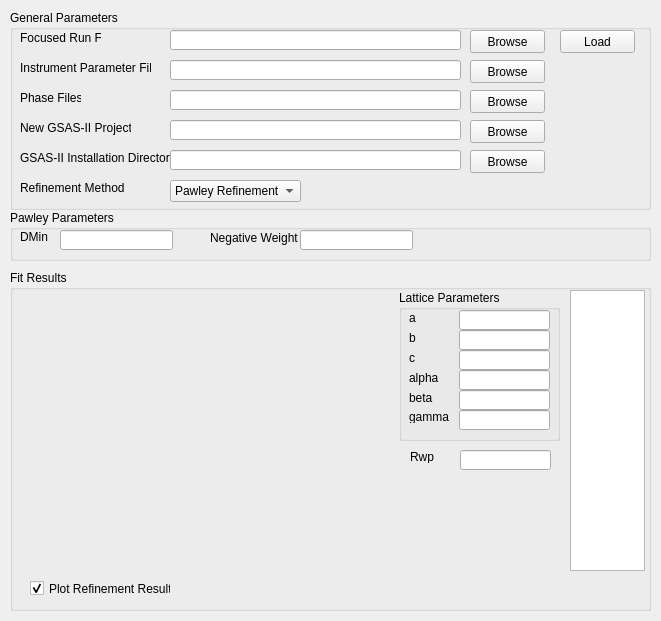
<?xml version="1.0" encoding="UTF-8"?>
<ui version="4.0">
 <class>Form</class>
 <widget class="QWidget" name="Form">
  <property name="windowTitle">
   <string>Form</string>
  </property>
  <widget class="QGroupBox" name="groupBox_generalParams">
   <property name="geometry">
    <rect>
     <x>10</x>
     <y>10</y>
     <width>641</width>
     <height>200</height>
    </rect>
   </property>
   <property name="title">
    <string>General Parameters</string>
   </property>
   <widget class="QLabel" name="label_runFile">
    <property name="geometry">
     <rect>
      <x>10</x>
      <y>20</y>
      <width>81</width>
      <height>16</height>
     </rect>
    </property>
    <property name="toolTip">
     <string>Nexus file containing a spectrum focused using EnggFocus or the Focus tab</string>
    </property>
    <property name="text">
     <string>Focused Run File</string>
    </property>
   </widget>
   <widget class="QLineEdit" name="lineEdit_runFile">
    <property name="geometry">
     <rect>
      <x>160</x>
      <y>20</y>
      <width>291</width>
      <height>20</height>
     </rect>
    </property>
   </widget>
   <widget class="QPushButton" name="pushButton_browseRunFile">
    <property name="geometry">
     <rect>
      <x>460</x>
      <y>20</y>
      <width>75</width>
      <height>23</height>
     </rect>
    </property>
    <property name="text">
     <string>Browse</string>
    </property>
   </widget>
   <widget class="QPushButton" name="pushButton_loadRun">
    <property name="geometry">
     <rect>
      <x>550</x>
      <y>20</y>
      <width>75</width>
      <height>23</height>
     </rect>
    </property>
    <property name="text">
     <string>Load</string>
    </property>
   </widget>
   <widget class="QLabel" name="label_instParamsFile">
    <property name="geometry">
     <rect>
      <x>10</x>
      <y>50</y>
      <width>131</width>
      <height>16</height>
     </rect>
    </property>
    <property name="toolTip">
     <string>GSAS-style instrument file (extension *.prm)</string>
    </property>
    <property name="text">
     <string>Instrument Parameter File</string>
    </property>
   </widget>
   <widget class="QLineEdit" name="lineEdit_instParamsFile">
    <property name="geometry">
     <rect>
      <x>160</x>
      <y>50</y>
      <width>291</width>
      <height>20</height>
     </rect>
    </property>
   </widget>
   <widget class="QPushButton" name="pushButton_browseInstParams">
    <property name="geometry">
     <rect>
      <x>460</x>
      <y>50</y>
      <width>75</width>
      <height>23</height>
     </rect>
    </property>
    <property name="text">
     <string>Browse</string>
    </property>
   </widget>
   <widget class="QLabel" name="label_phaseFiles">
    <property name="geometry">
     <rect>
      <x>10</x>
      <y>80</y>
      <width>61</width>
      <height>16</height>
     </rect>
    </property>
    <property name="toolTip">
     <string>*.cif files containing the phases to refine</string>
    </property>
    <property name="text">
     <string>Phase Files</string>
    </property>
   </widget>
   <widget class="QLineEdit" name="lineEdit_phaseFiles">
    <property name="geometry">
     <rect>
      <x>160</x>
      <y>80</y>
      <width>291</width>
      <height>20</height>
     </rect>
    </property>
   </widget>
   <widget class="QPushButton" name="pushButton_browsePhaseFiles">
    <property name="geometry">
     <rect>
      <x>460</x>
      <y>80</y>
      <width>75</width>
      <height>23</height>
     </rect>
    </property>
    <property name="text">
     <string>Browse</string>
    </property>
   </widget>
   <widget class="QLabel" name="label_gsasProjPath">
    <property name="geometry">
     <rect>
      <x>10</x>
      <y>110</y>
      <width>111</width>
      <height>16</height>
     </rect>
    </property>
    <property name="toolTip">
     <string>The name of a new *.gpx project to write refinement results out to. This can be opened and used for more complex refinements in GSAS-II</string>
    </property>
    <property name="text">
     <string>New GSAS-II Project</string>
    </property>
   </widget>
   <widget class="QLineEdit" name="lineEdit_gsasProjPath">
    <property name="geometry">
     <rect>
      <x>160</x>
      <y>110</y>
      <width>291</width>
      <height>20</height>
     </rect>
    </property>
   </widget>
   <widget class="QPushButton" name="pushButton_gsasProjPath">
    <property name="geometry">
     <rect>
      <x>460</x>
      <y>110</y>
      <width>75</width>
      <height>23</height>
     </rect>
    </property>
    <property name="text">
     <string>Browse</string>
    </property>
   </widget>
   <widget class="QLabel" name="label_gsasHome">
    <property name="geometry">
     <rect>
      <x>10</x>
      <y>140</y>
      <width>151</width>
      <height>16</height>
     </rect>
    </property>
    <property name="toolTip">
     <string>Directory containing GSAS-II installation. This directory must contain GSASIIscriptable.py</string>
    </property>
    <property name="text">
     <string>GSAS-II Installation Directory</string>
    </property>
   </widget>
   <widget class="QLineEdit" name="lineEdit_gsasHome">
    <property name="geometry">
     <rect>
      <x>160</x>
      <y>140</y>
      <width>291</width>
      <height>20</height>
     </rect>
    </property>
   </widget>
   <widget class="QPushButton" name="pushButton_browseGSASHome">
    <property name="geometry">
     <rect>
      <x>460</x>
      <y>140</y>
      <width>75</width>
      <height>23</height>
     </rect>
    </property>
    <property name="text">
     <string>Browse</string>
    </property>
   </widget>
   <widget class="QLabel" name="label_refinementMethod">
    <property name="geometry">
     <rect>
      <x>10</x>
      <y>170</y>
      <width>111</width>
      <height>16</height>
     </rect>
    </property>
    <property name="toolTip">
     <string>Rietveld or Pawley</string>
    </property>
    <property name="text">
     <string>Refinement Method</string>
    </property>
   </widget>
   <widget class="QComboBox" name="comboBox_refinementMethod">
    <property name="geometry">
     <rect>
      <x>160</x>
      <y>170</y>
      <width>131</width>
      <height>22</height>
     </rect>
    </property>
    <property name="editable">
     <bool>false</bool>
    </property>
    <property name="currentText">
     <string>Pawley Refinement</string>
    </property>
    <property name="currentIndex">
     <number>0</number>
    </property>
    <item>
     <property name="text">
      <string>Pawley Refinement</string>
     </property>
    </item>
    <item>
     <property name="text">
      <string>Rietveld Refinement</string>
     </property>
    </item>
   </widget>
  </widget>
  <widget class="QGroupBox" name="groupBox_pawleyParams">
   <property name="geometry">
    <rect>
     <x>10</x>
     <y>210</y>
     <width>641</width>
     <height>51</height>
    </rect>
   </property>
   <property name="title">
    <string>Pawley Parameters</string>
   </property>
   <widget class="QLabel" name="label_pawleyDMin">
    <property name="geometry">
     <rect>
      <x>10</x>
      <y>20</y>
      <width>47</width>
      <height>13</height>
     </rect>
    </property>
    <property name="toolTip">
     <string>The minimum d-spacing to use. Leave empty to use the default (1)</string>
    </property>
    <property name="text">
     <string>DMin</string>
    </property>
   </widget>
   <widget class="QLineEdit" name="lineEdit_pawleyDMin">
    <property name="geometry">
     <rect>
      <x>50</x>
      <y>20</y>
      <width>113</width>
      <height>20</height>
     </rect>
    </property>
    <property name="layoutDirection">
     <enum>Qt::LeftToRight</enum>
    </property>
   </widget>
   <widget class="QLabel" name="label_pawleyNegativeWeight">
    <property name="geometry">
     <rect>
      <x>200</x>
      <y>20</y>
      <width>91</width>
      <height>16</height>
     </rect>
    </property>
    <property name="toolTip">
     <string>The weight of the penalty function for negative intensities. Leave empty to use default (0)</string>
    </property>
    <property name="text">
     <string>Negative Weight</string>
    </property>
   </widget>
   <widget class="QLineEdit" name="lineEdit_pawleyNegativeWeight">
    <property name="geometry">
     <rect>
      <x>290</x>
      <y>20</y>
      <width>113</width>
      <height>20</height>
     </rect>
    </property>
   </widget>
  </widget>
  <widget class="QGroupBox" name="groupBox_fitResults">
   <property name="geometry">
    <rect>
     <x>10</x>
     <y>270</y>
     <width>641</width>
     <height>341</height>
    </rect>
   </property>
   <property name="title">
    <string>Fit Results</string>
   </property>
   <widget class="QwtPlot" name="plotArea">
    <property name="geometry">
     <rect>
      <x>10</x>
      <y>20</y>
      <width>371</width>
      <height>281</height>
     </rect>
    </property>
    <property name="sizePolicy">
     <sizepolicy hsizetype="Expanding" vsizetype="Expanding">
      <horstretch>4</horstretch>
      <verstretch>2</verstretch>
     </sizepolicy>
    </property>
    <property name="minimumSize">
     <size>
      <width>0</width>
      <height>0</height>
     </size>
    </property>
    <property name="sizeIncrement">
     <size>
      <width>2</width>
      <height>2</height>
     </size>
    </property>
   </widget>
   <widget class="QCheckBox" name="checkBox_showRefinementResults">
    <property name="geometry">
     <rect>
      <x>20</x>
      <y>310</y>
      <width>141</width>
      <height>17</height>
     </rect>
    </property>
    <property name="toolTip">
     <string>Overplot fitted peaks and display fit output parameters, if a fit has been run</string>
    </property>
    <property name="text">
     <string>Plot Refinement Results</string>
    </property>
    <property name="checked">
     <bool>true</bool>
    </property>
   </widget>
   <widget class="QListWidget" name="listWidget_runLabels">
    <property name="geometry">
     <rect>
      <x>560</x>
      <y>20</y>
      <width>75</width>
      <height>281</height>
     </rect>
    </property>
   </widget>
   <widget class="QGroupBox" name="groupBox_latticeParams">
    <property name="geometry">
     <rect>
      <x>389</x>
      <y>20</y>
      <width>161</width>
      <height>151</height>
     </rect>
    </property>
    <property name="title">
     <string>Lattice Parameters</string>
    </property>
    <widget class="QLabel" name="label_latticeParamA">
     <property name="geometry">
      <rect>
       <x>10</x>
       <y>20</y>
       <width>31</width>
       <height>16</height>
      </rect>
     </property>
     <property name="text">
      <string>a</string>
     </property>
    </widget>
    <widget class="QLabel" name="label_latticeParamB">
     <property name="geometry">
      <rect>
       <x>10</x>
       <y>40</y>
       <width>31</width>
       <height>16</height>
      </rect>
     </property>
     <property name="text">
      <string>b</string>
     </property>
    </widget>
    <widget class="QLabel" name="label_latticeParamC">
     <property name="geometry">
      <rect>
       <x>10</x>
       <y>60</y>
       <width>31</width>
       <height>16</height>
      </rect>
     </property>
     <property name="text">
      <string>c</string>
     </property>
    </widget>
    <widget class="QLabel" name="label_latticeParamAlpha">
     <property name="geometry">
      <rect>
       <x>10</x>
       <y>80</y>
       <width>31</width>
       <height>16</height>
      </rect>
     </property>
     <property name="text">
      <string>alpha</string>
     </property>
    </widget>
    <widget class="QLabel" name="label_latticeParamBeta">
     <property name="geometry">
      <rect>
       <x>10</x>
       <y>100</y>
       <width>31</width>
       <height>16</height>
      </rect>
     </property>
     <property name="text">
      <string>beta</string>
     </property>
    </widget>
    <widget class="QLabel" name="label_latticeParamGamma">
     <property name="geometry">
      <rect>
       <x>10</x>
       <y>120</y>
       <width>47</width>
       <height>13</height>
      </rect>
     </property>
     <property name="text">
      <string>gamma</string>
     </property>
    </widget>
    <widget class="QLineEdit" name="lineEdit_latticeParamA">
     <property name="geometry">
      <rect>
       <x>60</x>
       <y>20</y>
       <width>91</width>
       <height>20</height>
      </rect>
     </property>
     <property name="readOnly">
      <bool>true</bool>
     </property>
    </widget>
    <widget class="QLineEdit" name="lineEdit_latticeParamB">
     <property name="geometry">
      <rect>
       <x>60</x>
       <y>40</y>
       <width>91</width>
       <height>20</height>
      </rect>
     </property>
     <property name="readOnly">
      <bool>true</bool>
     </property>
    </widget>
    <widget class="QLineEdit" name="lineEdit_latticeParamC">
     <property name="geometry">
      <rect>
       <x>60</x>
       <y>60</y>
       <width>91</width>
       <height>20</height>
      </rect>
     </property>
     <property name="readOnly">
      <bool>true</bool>
     </property>
    </widget>
    <widget class="QLineEdit" name="lineEdit_latticeParamAlpha">
     <property name="geometry">
      <rect>
       <x>60</x>
       <y>80</y>
       <width>91</width>
       <height>20</height>
      </rect>
     </property>
     <property name="readOnly">
      <bool>true</bool>
     </property>
    </widget>
    <widget class="QLineEdit" name="lineEdit_latticeParamBeta">
     <property name="geometry">
      <rect>
       <x>60</x>
       <y>100</y>
       <width>91</width>
       <height>20</height>
      </rect>
     </property>
     <property name="readOnly">
      <bool>true</bool>
     </property>
    </widget>
    <widget class="QLineEdit" name="lineEdit_latticeParamGamma">
     <property name="geometry">
      <rect>
       <x>60</x>
       <y>120</y>
       <width>91</width>
       <height>20</height>
      </rect>
     </property>
     <property name="readOnly">
      <bool>true</bool>
     </property>
    </widget>
   </widget>
   <widget class="QLabel" name="label_rwp">
    <property name="geometry">
     <rect>
      <x>400</x>
      <y>180</y>
      <width>47</width>
      <height>13</height>
     </rect>
    </property>
    <property name="toolTip">
     <string>Weight profile R-factor, goodness of fit index</string>
    </property>
    <property name="text">
     <string>Rwp</string>
    </property>
   </widget>
   <widget class="QLineEdit" name="lineEdit_rwp">
    <property name="geometry">
     <rect>
      <x>450</x>
      <y>180</y>
      <width>91</width>
      <height>20</height>
     </rect>
    </property>
    <property name="readOnly">
     <bool>true</bool>
    </property>
   </widget>
  </widget>
 </widget>
 <customwidgets>
  <customwidget>
   <class>QwtPlot</class>
   <extends>QFrame</extends>
   <header>qwt_plot.h</header>
   <container>1</container>
  </customwidget>
 </customwidgets>
 <resources/>
 <connections/>
</ui>
